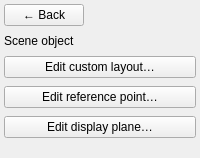
<?xml version="1.0" encoding="UTF-8"?>
<ui version="4.0">
 <class>SceneObjectEditHostPanel</class>
 <widget class="QWidget" name="SceneObjectEditHostPanel">
  <attribute name="connectSlotsByName">
   <bool>false</bool>
  </attribute>
  <layout class="QVBoxLayout" name="verticalLayout">
   <property name="spacing">
    <number>8</number>
   </property>
   <property name="leftMargin">
    <number>4</number>
   </property>
   <property name="topMargin">
    <number>4</number>
   </property>
   <property name="rightMargin">
    <number>4</number>
   </property>
   <property name="bottomMargin">
    <number>4</number>
   </property>
   <item>
    <layout class="QHBoxLayout" name="topRowLayout">
     <property name="spacing">
      <number>6</number>
     </property>
     <item>
      <widget class="QPushButton" name="backButton">
       <property name="text">
        <string>← Back</string>
       </property>
      </widget>
     </item>
     <item>
      <spacer name="topRowSpacer">
       <property name="orientation">
        <enum>Qt::Horizontal</enum>
       </property>
       <property name="sizeHint" stdset="0">
        <size>
         <width>40</width>
         <height>20</height>
        </size>
       </property>
      </spacer>
     </item>
    </layout>
   </item>
   <item>
    <widget class="QLabel" name="titleLabel">
     <property name="text">
      <string>Scene object</string>
     </property>
     <property name="wordWrap">
      <bool>true</bool>
     </property>
    </widget>
   </item>
   <item>
    <widget class="QPushButton" name="editLayoutButton">
     <property name="text">
      <string>Edit custom layout…</string>
     </property>
     <property name="visible">
      <bool>false</bool>
     </property>
    </widget>
   </item>
   <item>
    <widget class="QPushButton" name="editReferencePointButton">
     <property name="text">
      <string>Edit reference point…</string>
     </property>
     <property name="visible">
      <bool>false</bool>
     </property>
    </widget>
   </item>
   <item>
    <widget class="QPushButton" name="editDisplayPlaneButton">
     <property name="text">
      <string>Edit display plane…</string>
     </property>
     <property name="visible">
      <bool>false</bool>
     </property>
    </widget>
   </item>
   <item>
    <widget class="SceneObjectSpacingPanel" name="spacingPanel" native="true"/>
   </item>
   <item>
    <widget class="SceneTransformPanel" name="transformPanel" native="true">
     <property name="sizePolicy">
      <sizepolicy hsizetype="Preferred" vsizetype="Minimum">
       <horstretch>0</horstretch>
       <verstretch>0</verstretch>
      </sizepolicy>
     </property>
    </widget>
   </item>
  </layout>
 </widget>
 <customwidgets>
  <customwidget>
   <class>SceneObjectSpacingPanel</class>
   <extends>QWidget</extends>
   <header>SceneObjectSpacingPanel.h</header>
   <container>1</container>
  </customwidget>
  <customwidget>
   <class>SceneTransformPanel</class>
   <extends>QWidget</extends>
   <header>SceneTransformPanel.h</header>
   <container>1</container>
  </customwidget>
 </customwidgets>
 <resources/>
 <connections/>
</ui>
